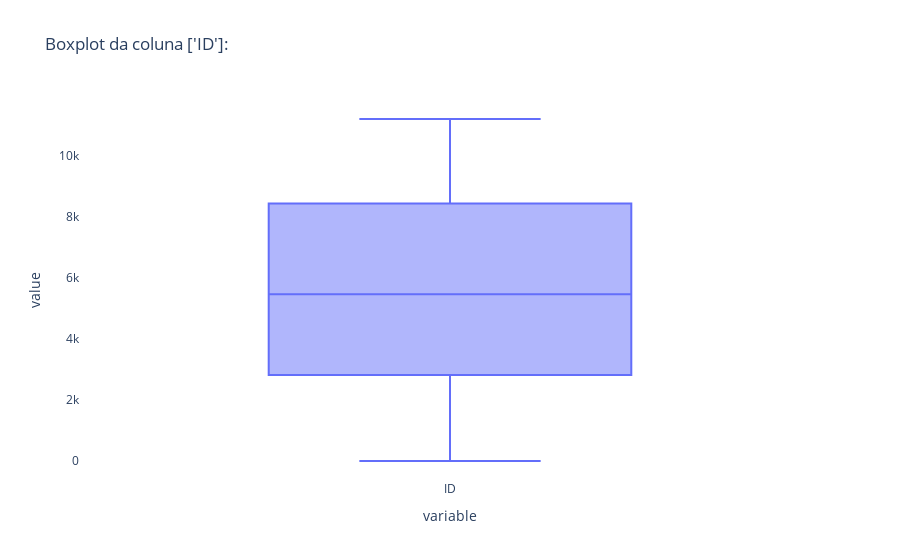
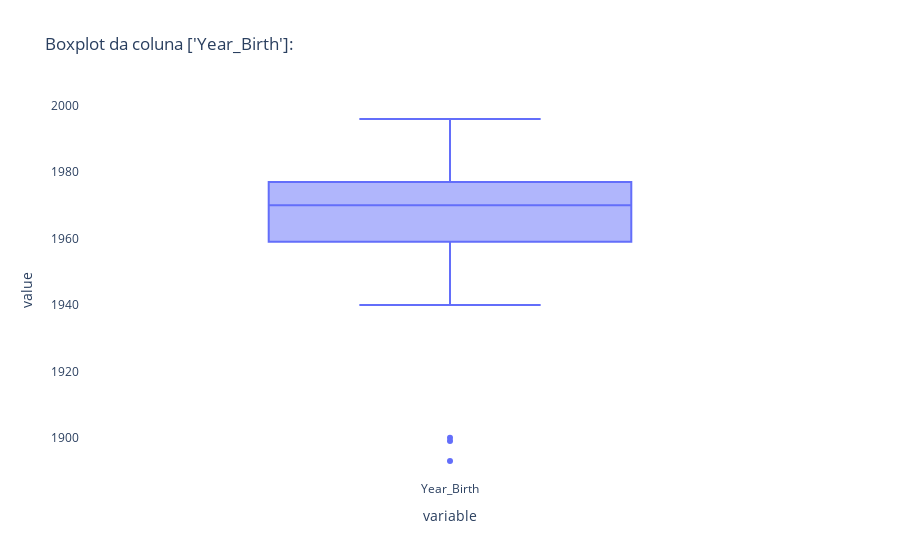
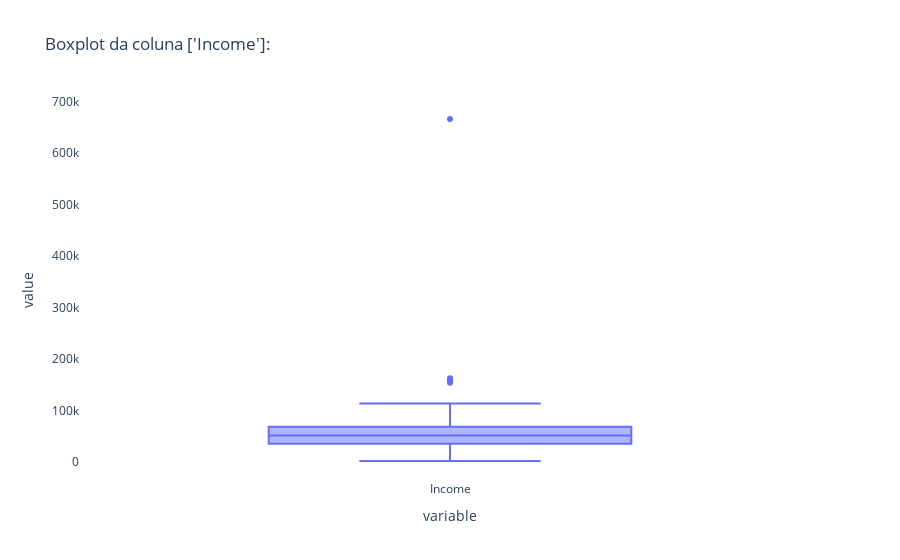
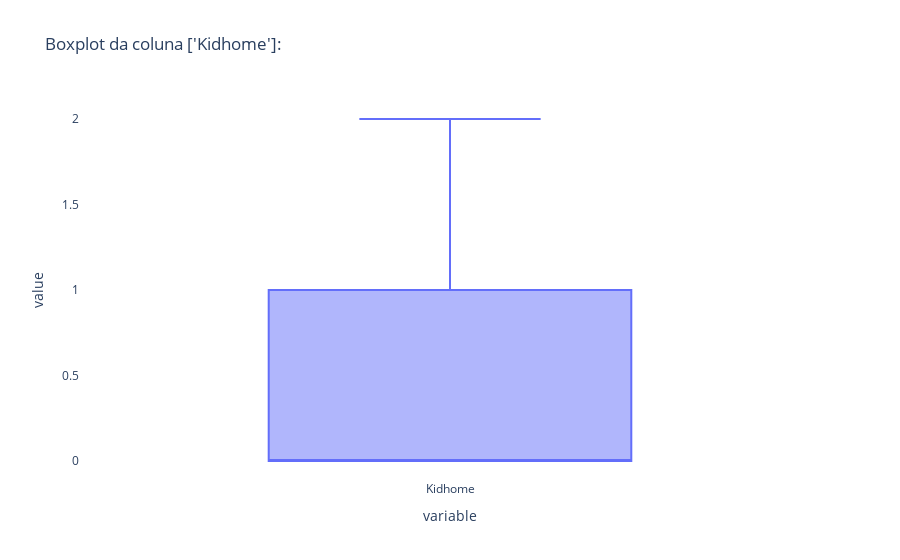

The notebook cell these images were saved under, in order:
### Code cell
def boxploy_plotly(numeric_cols):
    # Selecione apenas as colunas numéricas fornecidas
    df_filtered = df[numeric_cols]

    # Crie um boxplot para cada coluna numérica
    fig = px.box(df_filtered, y=numeric_cols, title=f'Boxplot da coluna {numeric_cols}:')

    # Ajuste o layout para fundo branco
    fig.update_layout(
        paper_bgcolor='white',  # Fundo da área fora do gráfico
        plot_bgcolor='white'    # Fundo da área onde os dados são plotados
    )

    # Exiba o gráfico
    fig.show()

numericas = list(df.select_dtypes('number').columns)

for col in numericas:
    boxploy_plotly([col])

### Figure 1 — Plotly figure (JSON) as saved in the notebook; plotly's stock layout.template omitted (floating-point values rounded to 4 significant figures; data arrays with more than 128 entries replaced by an {"elided": "..."} marker saying what was removed)
{"data": [{"alignmentgroup": "True", "hovertemplate": "variable=%{x}<br>value=%{y}<extra></extra>", "legendgroup": "", "marker": {"color": "#636efa"}, "name": "", "notched": false, "offsetgroup": "", "orientation": "v", "showlegend": false, "type": "box", "x": {"elided": "2216 str values"}, "x0": " ", "xaxis": "x", "y": {"elided": "2216 int values"}, "y0": " ", "yaxis": "y"}], "layout": {"boxmode": "group", "legend": {"tracegroupgap": 0}, "paper_bgcolor": "white", "plot_bgcolor": "white", "title": {"text": "Boxplot da coluna ['ID']:"}, "xaxis": {"anchor": "y", "domain": [0, 1], "title": {"text": "variable"}}, "yaxis": {"anchor": "x", "domain": [0, 1], "title": {"text": "value"}}}}

### Figure 2 — Plotly figure (JSON) as saved in the notebook; plotly's stock layout.template omitted (floating-point values rounded to 4 significant figures; data arrays with more than 128 entries replaced by an {"elided": "..."} marker saying what was removed)
{"data": [{"alignmentgroup": "True", "hovertemplate": "variable=%{x}<br>value=%{y}<extra></extra>", "legendgroup": "", "marker": {"color": "#636efa"}, "name": "", "notched": false, "offsetgroup": "", "orientation": "v", "showlegend": false, "type": "box", "x": {"elided": "2216 str values"}, "x0": " ", "xaxis": "x", "y": {"elided": "2216 int values"}, "y0": " ", "yaxis": "y"}], "layout": {"boxmode": "group", "legend": {"tracegroupgap": 0}, "paper_bgcolor": "white", "plot_bgcolor": "white", "title": {"text": "Boxplot da coluna ['Year_Birth']:"}, "xaxis": {"anchor": "y", "domain": [0, 1], "title": {"text": "variable"}}, "yaxis": {"anchor": "x", "domain": [0, 1], "title": {"text": "value"}}}}

### Figure 3 — Plotly figure (JSON) as saved in the notebook; plotly's stock layout.template omitted (floating-point values rounded to 4 significant figures; data arrays with more than 128 entries replaced by an {"elided": "..."} marker saying what was removed)
{"data": [{"alignmentgroup": "True", "hovertemplate": "variable=%{x}<br>value=%{y}<extra></extra>", "legendgroup": "", "marker": {"color": "#636efa"}, "name": "", "notched": false, "offsetgroup": "", "orientation": "v", "showlegend": false, "type": "box", "x": {"elided": "2216 str values"}, "x0": " ", "xaxis": "x", "y": {"elided": "2216 int values"}, "y0": " ", "yaxis": "y"}], "layout": {"boxmode": "group", "legend": {"tracegroupgap": 0}, "paper_bgcolor": "white", "plot_bgcolor": "white", "title": {"text": "Boxplot da coluna ['Income']:"}, "xaxis": {"anchor": "y", "domain": [0, 1], "title": {"text": "variable"}}, "yaxis": {"anchor": "x", "domain": [0, 1], "title": {"text": "value"}}}}

### Figure 4 — Plotly figure (JSON) as saved in the notebook; plotly's stock layout.template omitted (floating-point values rounded to 4 significant figures; data arrays with more than 128 entries replaced by an {"elided": "..."} marker saying what was removed)
{"data": [{"alignmentgroup": "True", "hovertemplate": "variable=%{x}<br>value=%{y}<extra></extra>", "legendgroup": "", "marker": {"color": "#636efa"}, "name": "", "notched": false, "offsetgroup": "", "orientation": "v", "showlegend": false, "type": "box", "x": {"elided": "2216 str values"}, "x0": " ", "xaxis": "x", "y": {"elided": "2216 int values"}, "y0": " ", "yaxis": "y"}], "layout": {"boxmode": "group", "legend": {"tracegroupgap": 0}, "paper_bgcolor": "white", "plot_bgcolor": "white", "title": {"text": "Boxplot da coluna ['Kidhome']:"}, "xaxis": {"anchor": "y", "domain": [0, 1], "title": {"text": "variable"}}, "yaxis": {"anchor": "x", "domain": [0, 1], "title": {"text": "value"}}}}
